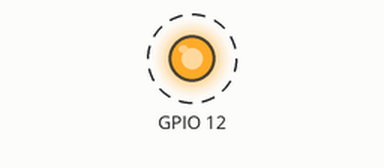
Bench run of a sketch on a simulated ESP32. Parts: output pins drawn as LEDs (lit = HIGH). Dashed ring = blinking.

Above: at 0.2 s.
Timing chart, 0 to 3.0 s (numbered marks = the images above):
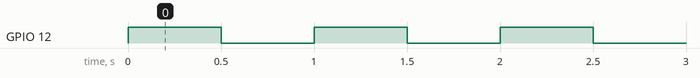

Measured:
- by itself, GPIO 12: alternates HIGH for 0.50 s and LOW for 0.50 s

The sketch:

testGPIO.ino
```cpp
#include "driver/gpio.h"
#include "driver/rtc_io.h"

void setup() {
  // put your setup code here, to run once:
Serial.begin(115200);
  // put your main code here, to run repeatedly:
gpio_config_t io_conf;
    //disable interrupt
//    io_conf.intr_type = GPIO_PIN_INTR_DISABLE;
    //set as output mode
    io_conf.mode = GPIO_MODE_OUTPUT;
    //bit mask of the pins that you want to set,e.g.GPIO18/19
    io_conf.pin_bit_mask = 1<<12;
    //disable pull-down mode
    io_conf.pull_down_en = (gpio_pulldown_t)0;
    //disable pull-up mode
    io_conf.pull_up_en = (gpio_pullup_t)0;
    //configure GPIO with the given settings
    gpio_config(&io_conf);
   //GPIO.enable=GPIO.enable | (1<<12);
}

void loop() {


    GPIO.out=GPIO.out  ^ (1<<12);
    delay(500);

}
```
